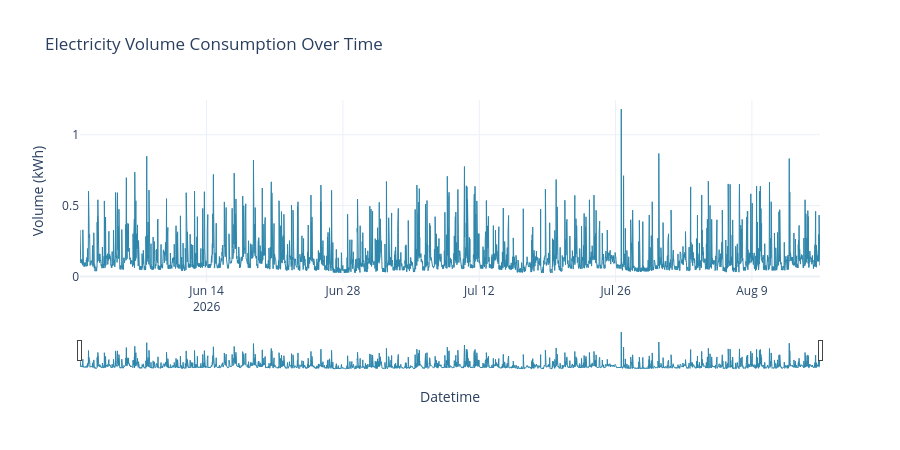

Notebook code cell kept with this figure:
### Code cell
plot_timeseries(df) #, export_html='timeseries.html'

### Figure 1 — Plotly figure (JSON) as saved in the notebook; plotly's stock layout.template omitted (floating-point values rounded to 4 significant figures; data arrays with more than 128 entries replaced by an {"elided": "..."} marker saying what was removed)
{"data": [{"hovertemplate": "%{x}<br>Volume: %{y:.3f}<extra></extra>", "line": {"color": "#2E86AB", "width": 1}, "mode": "lines", "name": "Volume", "type": "scatter", "x": {"elided": "7296 str values"}, "y": {"elided": "7296 float values"}}], "layout": {"height": 450, "hovermode": "x unified", "title": {"text": "Electricity Volume Consumption Over Time"}, "xaxis": {"rangeslider": {"visible": true}, "title": {"text": "Datetime"}, "type": "date"}, "yaxis": {"title": {"text": "Volume (kWh)"}}}}
